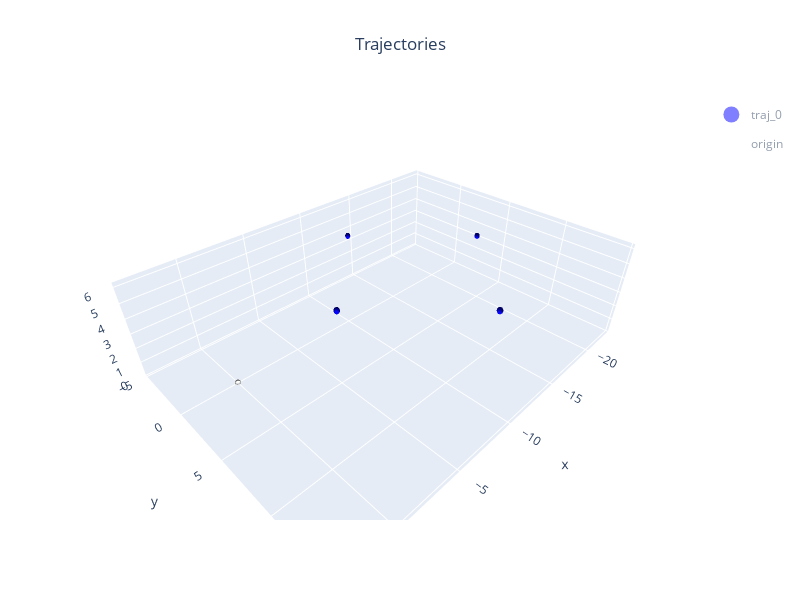

The cell this chart's notebook holds for it:
### Markdown cell above
## Gazebo

### Code cell
gaz_config = ConfigGazebo(origin= enu_origin,
                        world_path="simulator/gazebo/worlds/runway.world")

gaz_config.add(base_path=base_path,base_home=base_home,color=color)


gaz= Gazebo(gaz_config,gra_origin)

origin_gaz = GazWP(name="origin",
                    group="origin",
                    pos=enu_origin.unpose(),
                    color=Color.WHITE)
gaz.markers.append(origin_gaz)

gaz.show()

### Figure 1 — Plotly figure (JSON) as saved in the notebook; plotly's stock layout.template omitted (floating-point values rounded to 4 significant figures; data arrays with more than 128 entries replaced by an {"elided": "..."} marker saying what was removed)
{"data": [{"color": "blue", "flatshading": false, "i": {"elided": "468 int values"}, "j": {"elided": "468 int values"}, "k": {"elided": "468 int values"}, "legendgroup": "traj_0", "lighting": {"ambient": 0.35, "diffuse": 0.8, "roughness": 0.9, "specular": 0.2}, "lightposition": {"x": 200, "y": 200, "z": 100}, "name": "traj_0", "opacity": 0.95, "showlegend": false, "type": "mesh3d", "x": {"elided": "252 float values"}, "y": {"elided": "252 float values"}, "z": {"elided": "252 float values"}}, {"color": "blue", "flatshading": false, "i": {"elided": "468 int values"}, "j": {"elided": "468 int values"}, "k": {"elided": "468 int values"}, "legendgroup": "traj_0", "lighting": {"ambient": 0.35, "diffuse": 0.8, "roughness": 0.9, "specular": 0.2}, "lightposition": {"x": 200, "y": 200, "z": 100}, "name": "traj_0", "opacity": 0.95, "showlegend": false, "type": "mesh3d", "x": {"elided": "252 float values"}, "y": {"elided": "252 float values"}, "z": {"elided": "252 float values"}}, {"color": "blue", "flatshading": false, "i": {"elided": "468 int values"}, "j": {"elided": "468 int values"}, "k": {"elided": "468 int values"}, "legendgroup": "traj_0", "lighting": {"ambient": 0.35, "diffuse": 0.8, "roughness": 0.9, "specular": 0.2}, "lightposition": {"x": 200, "y": 200, "z": 100}, "name": "traj_0", "opacity": 0.95, "showlegend": false, "type": "mesh3d", "x": {"elided": "252 float values"}, "y": {"elided": "252 float values"}, "z": {"elided": "252 float values"}}, {"color": "blue", "flatshading": false, "i": {"elided": "468 int values"}, "j": {"elided": "468 int values"}, "k": {"elided": "468 int values"}, "legendgroup": "traj_0", "lighting": {"ambient": 0.35, "diffuse": 0.8, "roughness": 0.9, "specular": 0.2}, "lightposition": {"x": 200, "y": 200, "z": 100}, "name": "traj_0", "opacity": 0.95, "showlegend": false, "type": "mesh3d", "x": {"elided": "252 float values"}, "y": {"elided": "252 float values"}, "z": {"elided": "252 float values"}}, {"color": "blue", "flatshading": false, "i": {"elided": "468 int values"}, "j": {"elided": "468 int values"}, "k": {"elided": "468 int values"}, "legendgroup": "traj_0", "lighting": {"ambient": 0.35, "diffuse": 0.8, "roughness": 0.9, "specular": 0.2}, "lightposition": {"x": 200, "y": 200, "z": 100}, "name": "traj_0", "opacity": 0.95, "showlegend": false, "type": "mesh3d", "x": {"elided": "252 float values"}, "y": {"elided": "252 float values"}, "z": {"elided": "252 float values"}}, {"color": "white", "flatshading": false, "i": {"elided": "468 int values"}, "j": {"elided": "468 int values"}, "k": {"elided": "468 int values"}, "legendgroup": "origin", "lighting": {"ambient": 0.35, "diffuse": 0.8, "roughness": 0.9, "specular": 0.2}, "lightposition": {"x": 200, "y": 200, "z": 100}, "name": "origin", "opacity": 0.95, "showlegend": false, "type": "mesh3d", "x": {"elided": "252 float values"}, "y": {"elided": "252 float values"}, "z": {"elided": "252 float values"}}, {"hoverinfo": "skip", "legendgroup": "traj_0", "marker": {"color": "blue", "opacity": 1, "size": 18, "symbol": "circle"}, "mode": "markers", "name": "traj_0", "showlegend": true, "type": "scatter3d", "visible": "legendonly", "x": [0], "y": [0], "z": [0]}, {"hoverinfo": "skip", "legendgroup": "origin", "marker": {"color": "white", "opacity": 1, "size": 18, "symbol": "circle"}, "mode": "markers", "name": "origin", "showlegend": true, "type": "scatter3d", "visible": "legendonly", "x": [0], "y": [0], "z": [0]}], "layout": {"height": 600, "legend": {"groupclick": "togglegroup"}, "scene": {"aspectmode": "data", "xaxis": {"range": [-23.25, 4.108], "title": {"text": "x"}}, "yaxis": {"range": [-5.179, 15.18], "title": {"text": "y"}}, "zaxis": {"range": [0, 6.28], "title": {"text": "z"}}}, "showlegend": true, "title": {"text": "Trajectories", "x": 0.5, "xanchor": "center"}, "width": 800}}
